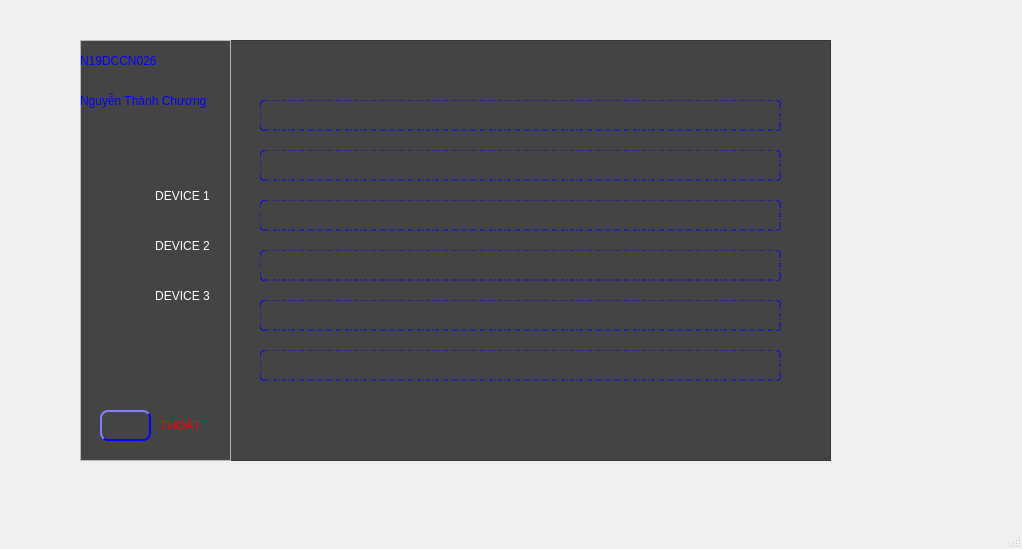
<?xml version="1.0" encoding="UTF-8"?>
<ui version="4.0">
 <class>MainWindow</class>
 <widget class="QMainWindow" name="MainWindow">
  <property name="geometry">
   <rect>
    <x>0</x>
    <y>0</y>
    <width>1022</width>
    <height>549</height>
   </rect>
  </property>
  <property name="windowTitle">
   <string>MainWindow</string>
  </property>
  <property name="toolTip">
   <string/>
  </property>
  <property name="styleSheet">
   <string notr="true">QMainWindow
{
ico:url(:/Image/hard_drive.ico);
}</string>
  </property>
  <widget class="QWidget" name="centralwidget">
   <property name="styleSheet">
    <string notr="true">#l1
{
color:white;
   border-width: 1px;
    border-style: dot-dash;
    border-radius: 4px;
   border-color:blue
}
#l2
{
color:white;
   border-width: 1px;
    border-style: dot-dash;
    border-radius: 4px;
   border-color:blue
}
#l3
{
color:white;
   border-width: 1px;
    border-style: dot-dash;
    border-radius: 4px;
   border-color:blue
}
#l4
{
color:white;
   border-width: 1px;
    border-style: dot-dash;
    border-radius: 4px;
   border-color:blue
}
#l5
{
color:white;
   border-width: 1px;
    border-style: dot-dash;
    border-radius: 4px;
   border-color:blue
}
#l6
{
color:white;
   border-width: 1px;
    border-style: dot-dash;
    border-radius: 4px;
   border-color:blue
}</string>
   </property>
   <widget class="QFrame" name="f1_2">
    <property name="geometry">
     <rect>
      <x>80</x>
      <y>40</y>
      <width>751</width>
      <height>421</height>
     </rect>
    </property>
    <property name="styleSheet">
     <string notr="true">#f1_2
{
background:rgb(68,68,68);
}

</string>
    </property>
    <property name="frameShape">
     <enum>QFrame::StyledPanel</enum>
    </property>
    <property name="frameShadow">
     <enum>QFrame::Raised</enum>
    </property>
    <widget class="QFrame" name="f1">
     <property name="geometry">
      <rect>
       <x>0</x>
       <y>0</y>
       <width>151</width>
       <height>421</height>
      </rect>
     </property>
     <property name="styleSheet">
      <string notr="true">#f1
{
background:url(:/Image/i (2).png) ;
}
#info1
{
color:blue;
}

#info2
{
color:blue;
}

#b1
{
color:white;
border:non;
}

#b2
{
color:white;
border:non;
}

#b3
{
color:white;
border:non;
}
 
#exit_img
{
  border-style: outset;
 border-radius:8px
}</string>
     </property>
     <property name="frameShape">
      <enum>QFrame::StyledPanel</enum>
     </property>
     <property name="frameShadow">
      <enum>QFrame::Raised</enum>
     </property>
     <widget class="QPushButton" name="f1exit">
      <property name="geometry">
       <rect>
        <x>60</x>
        <y>360</y>
        <width>81</width>
        <height>51</height>
       </rect>
      </property>
      <property name="styleSheet">
       <string notr="true">QPushButton
{
   color:red;
   
	font: 75 10pt &quot;Times New Roman&quot;;
 border-style: none;
}</string>
      </property>
      <property name="text">
       <string>THOÁT</string>
      </property>
     </widget>
     <widget class="QLabel" name="exit_img">
      <property name="geometry">
       <rect>
        <x>20</x>
        <y>370</y>
        <width>51</width>
        <height>31</height>
       </rect>
      </property>
      <property name="styleSheet">
       <string notr="true">#exit_img
{
border-style:outset;
   border-width: 2px;
    border-color: blue;
}</string>
      </property>
      <property name="text">
       <string/>
      </property>
     </widget>
     <widget class="QPushButton" name="b1">
      <property name="geometry">
       <rect>
        <x>52</x>
        <y>140</y>
        <width>101</width>
        <height>31</height>
       </rect>
      </property>
      <property name="text">
       <string>DEVICE 1</string>
      </property>
     </widget>
     <widget class="QPushButton" name="b2">
      <property name="geometry">
       <rect>
        <x>52</x>
        <y>190</y>
        <width>101</width>
        <height>31</height>
       </rect>
      </property>
      <property name="text">
       <string>DEVICE 2</string>
      </property>
     </widget>
     <widget class="QPushButton" name="b3">
      <property name="geometry">
       <rect>
        <x>52</x>
        <y>240</y>
        <width>101</width>
        <height>31</height>
       </rect>
      </property>
      <property name="text">
       <string>DEVICE 3</string>
      </property>
     </widget>
     <widget class="QLabel" name="info1">
      <property name="geometry">
       <rect>
        <x>0</x>
        <y>0</y>
        <width>121</width>
        <height>41</height>
       </rect>
      </property>
      <property name="text">
       <string>N19DCCN026</string>
      </property>
     </widget>
     <widget class="QLabel" name="info2">
      <property name="geometry">
       <rect>
        <x>0</x>
        <y>50</y>
        <width>141</width>
        <height>21</height>
       </rect>
      </property>
      <property name="text">
       <string>Nguyễn Thành Chương</string>
      </property>
     </widget>
    </widget>
    <widget class="QLabel" name="loadgif">
     <property name="geometry">
      <rect>
       <x>144</x>
       <y>-5</y>
       <width>611</width>
       <height>431</height>
      </rect>
     </property>
     <property name="text">
      <string/>
     </property>
    </widget>
    <widget class="QLabel" name="l1">
     <property name="geometry">
      <rect>
       <x>180</x>
       <y>60</y>
       <width>521</width>
       <height>31</height>
      </rect>
     </property>
     <property name="styleSheet">
      <string notr="true"/>
     </property>
     <property name="text">
      <string/>
     </property>
    </widget>
    <widget class="QLabel" name="l2">
     <property name="geometry">
      <rect>
       <x>180</x>
       <y>110</y>
       <width>521</width>
       <height>31</height>
      </rect>
     </property>
     <property name="text">
      <string/>
     </property>
    </widget>
    <widget class="QLabel" name="l4">
     <property name="geometry">
      <rect>
       <x>180</x>
       <y>210</y>
       <width>521</width>
       <height>31</height>
      </rect>
     </property>
     <property name="text">
      <string/>
     </property>
    </widget>
    <widget class="QLabel" name="l3">
     <property name="geometry">
      <rect>
       <x>180</x>
       <y>160</y>
       <width>521</width>
       <height>31</height>
      </rect>
     </property>
     <property name="text">
      <string/>
     </property>
    </widget>
    <widget class="QLabel" name="l6">
     <property name="geometry">
      <rect>
       <x>180</x>
       <y>310</y>
       <width>521</width>
       <height>31</height>
      </rect>
     </property>
     <property name="text">
      <string/>
     </property>
    </widget>
    <widget class="QLabel" name="l5">
     <property name="geometry">
      <rect>
       <x>180</x>
       <y>260</y>
       <width>521</width>
       <height>31</height>
      </rect>
     </property>
     <property name="text">
      <string/>
     </property>
    </widget>
   </widget>
  </widget>
  <widget class="QMenuBar" name="menubar">
   <property name="geometry">
    <rect>
     <x>0</x>
     <y>0</y>
     <width>1022</width>
     <height>26</height>
    </rect>
   </property>
  </widget>
  <widget class="QStatusBar" name="statusbar"/>
  <action name="alignLeftAction">
   <property name="icon">
    <iconset resource="img.qrc">
     <normaloff>:/Image/hard_drive.ico</normaloff>:/Image/hard_drive.ico</iconset>
   </property>
   <property name="text">
    <string>Align Left</string>
   </property>
   <property name="toolTip">
    <string>Align left</string>
   </property>
  </action>
 </widget>
 <resources>
  <include location="img.qrc"/>
 </resources>
 <connections/>
</ui>
